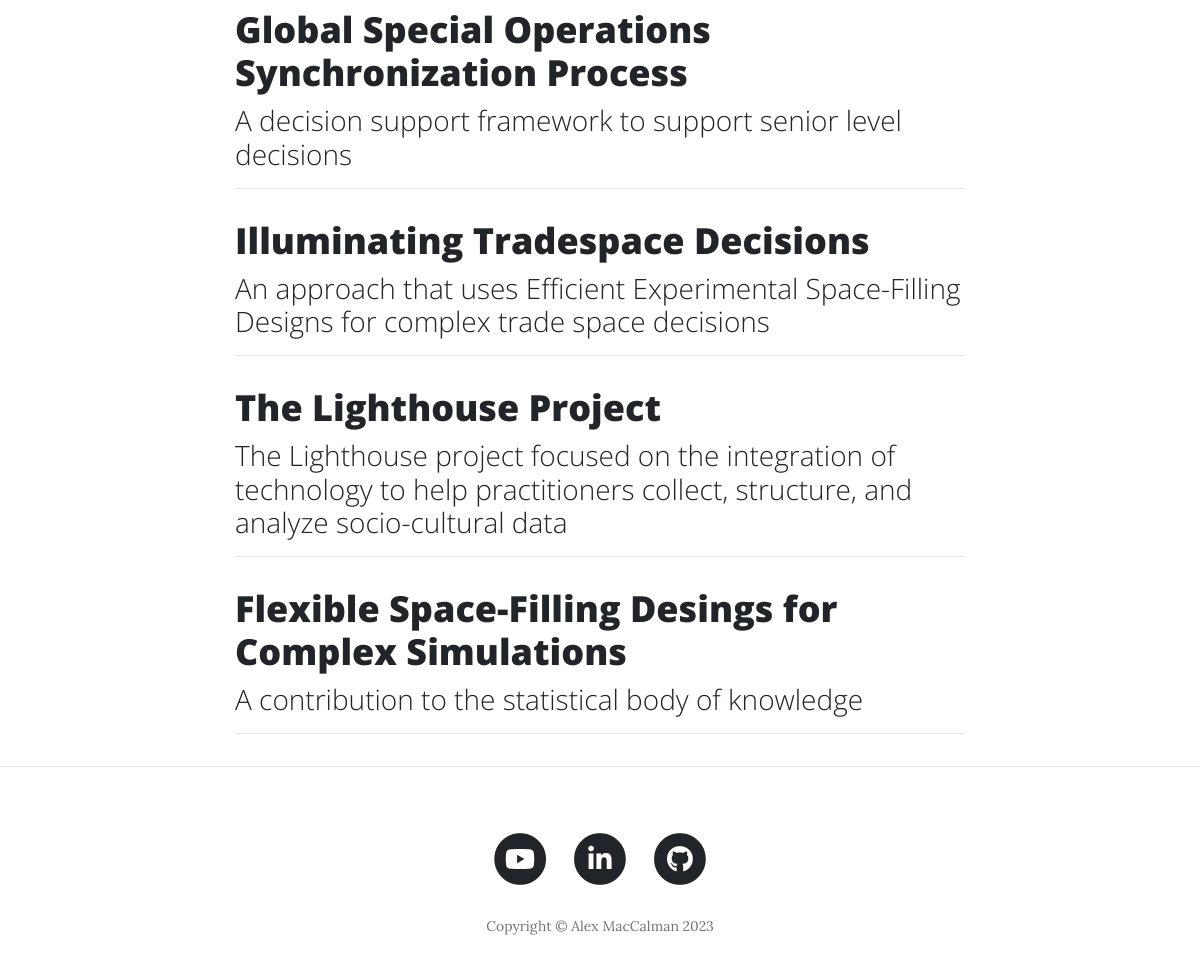
Page /projects (lower part) on the earlier database version.
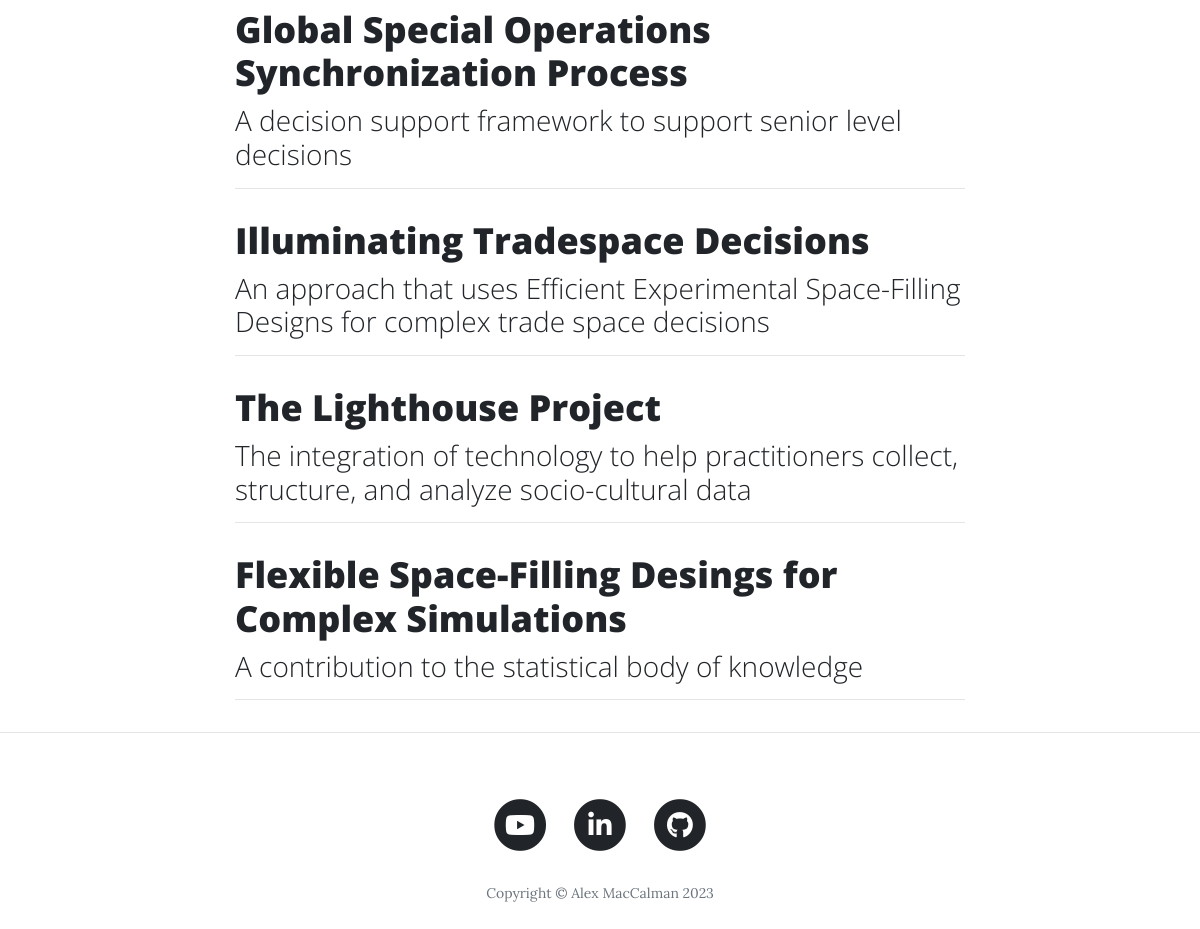
Same page on the later database version.
### __init__.py (models this page shows)
class BlogPost(db.Model):
    __tablename__ = "blog_posts"
    id = db.Column(db.Integer, primary_key=True)
    author = db.Column(db.String(250), nullable=False)
    title = db.Column(db.String(250), unique=True, nullable=False)
    subtitle = db.Column(db.String(500), nullable=False)
    date = db.Column(db.String(250), nullable=False)
    body = db.Column(db.Text, nullable=False)
    img_url = db.Column(db.String(250), nullable=True)

### __init__.py (the view)
@app.route("/projects")
def projects():
    posts = BlogPost.query.all()
    return render_template("projects.html", all_posts=posts, logged_in=current_user.is_authenticated)

### templates/projects.html (shortened to what this page needs)
{% include "header.html" %}
  <div class="container">
    <div class="row">
      <div class="col-lg-8 col-md-10 mx-auto">
        {% for post in all_posts %}
        <div class="post-preview">
          <a href="{{ url_for('show_post', post_id=post.id) }}">
            <h2 class="post-title">
              {{post.title}}
            </h2>
            <h3 class="post-subtitle">
              {{post.subtitle}}
            </h3>
          </a>
        </div>
        <hr>
        {% endfor %}
      </div>
    </div>
  </div>
  <hr>
{% include "footer.html" %}

Differences in the rows shown:
changed BlogPost "The Lighthouse Project": subtitle "The Lighthouse project focused on the integration of technology to help practitioners collect, structure, and analyze socio-cultural data" → "The integration of technology to help practitioners collect, structure, and analyze socio-cultural data"
